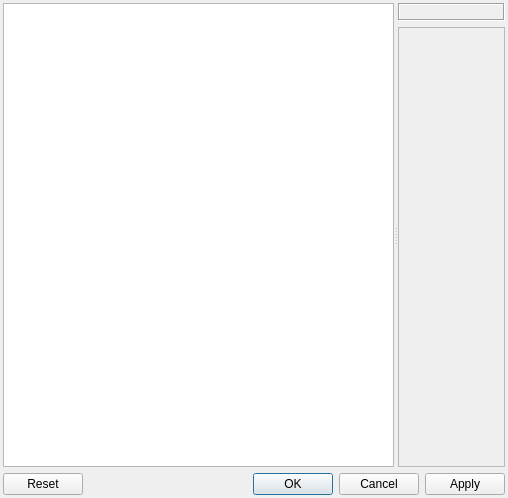
<?xml version="1.0" encoding="UTF-8"?>
<ui version="4.0">
 <class>OptionsDialogClass</class>
 <widget class="QDialog" name="OptionsDialogClass">
  <property name="geometry">
   <rect>
    <x>0</x>
    <y>0</y>
    <width>508</width>
    <height>498</height>
   </rect>
  </property>
  <layout class="QVBoxLayout" name="verticalLayout_2">
   <property name="margin">
    <number>3</number>
   </property>
   <item>
    <widget class="QSplitter" name="sprSplitter">
     <property name="orientation">
      <enum>Qt::Horizontal</enum>
     </property>
     <widget class="QTreeView" name="trvNodes">
      <property name="editTriggers">
       <set>QAbstractItemView::NoEditTriggers</set>
      </property>
      <property name="indentation">
       <number>12</number>
      </property>
      <property name="sortingEnabled">
       <bool>true</bool>
      </property>
      <attribute name="headerVisible">
       <bool>false</bool>
      </attribute>
     </widget>
     <widget class="QWidget" name="wdtRightWidget" native="true">
      <property name="sizePolicy">
       <sizepolicy hsizetype="Expanding" vsizetype="Expanding">
        <horstretch>0</horstretch>
        <verstretch>0</verstretch>
       </sizepolicy>
      </property>
      <layout class="QVBoxLayout" name="verticalLayout">
       <property name="margin">
        <number>0</number>
       </property>
       <item>
        <widget class="QLabel" name="lblInfo">
         <property name="sizePolicy">
          <sizepolicy hsizetype="Ignored" vsizetype="Preferred">
           <horstretch>0</horstretch>
           <verstretch>0</verstretch>
          </sizepolicy>
         </property>
         <property name="frameShape">
          <enum>QFrame::Box</enum>
         </property>
         <property name="frameShadow">
          <enum>QFrame::Sunken</enum>
         </property>
        </widget>
       </item>
       <item>
        <widget class="QScrollArea" name="scaScroll">
         <property name="widgetResizable">
          <bool>true</bool>
         </property>
         <widget class="QWidget" name="scrollAreaWidgetContents">
          <property name="geometry">
           <rect>
            <x>0</x>
            <y>0</y>
            <width>92</width>
            <height>434</height>
           </rect>
          </property>
         </widget>
        </widget>
       </item>
      </layout>
     </widget>
    </widget>
   </item>
   <item>
    <widget class="QDialogButtonBox" name="dbbButtons">
     <property name="standardButtons">
      <set>QDialogButtonBox::Apply|QDialogButtonBox::Cancel|QDialogButtonBox::Ok|QDialogButtonBox::Reset</set>
     </property>
    </widget>
   </item>
  </layout>
 </widget>
 <layoutdefault spacing="6" margin="11"/>
 <tabstops>
  <tabstop>trvNodes</tabstop>
  <tabstop>scaScroll</tabstop>
  <tabstop>dbbButtons</tabstop>
 </tabstops>
 <resources/>
 <connections/>
</ui>
